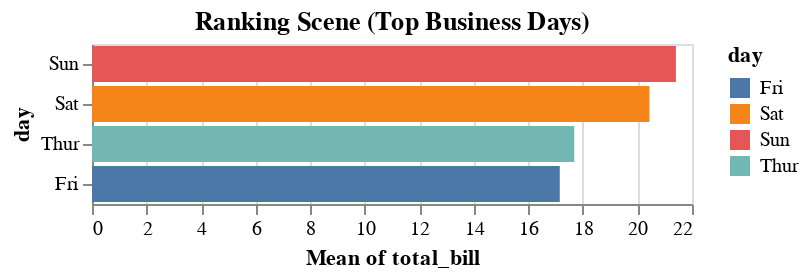

Notebook source saved alongside this figure:
### Markdown cell above
### 4.2 Sorted Bar Chart (Number One Kon?)
**Maqsad**: Categories ko unke wazan ke hisab se sort karna.
**Sabak**: Bars automically top-performer ko upar le aati hain.
**Kaggle Tip**: Ranking reports banane ke liye best logic hai.

### Code cell
alt.Chart(tips).mark_bar().encode(
    x='mean(total_bill):Q',
    y=alt.Y('day:N', sort='-x'),
    color='day:N'
).properties(title="Ranking Scene (Top Business Days)")

### Figure 1 — Vega-Lite specification as saved in the notebook (floating-point values rounded to 4 significant figures; data arrays with more than 128 entries replaced by an {"elided": "..."} marker saying what was removed)
{"config": {"view": {"continuousWidth": 300, "continuousHeight": 300}}, "data": {"name": "data-f795d6974a782cd165ff81948ea68153"}, "mark": {"type": "bar"}, "encoding": {"color": {"field": "day", "type": "nominal"}, "x": {"aggregate": "mean", "field": "total_bill", "type": "quantitative"}, "y": {"field": "day", "sort": "-x", "type": "nominal"}}, "title": "Ranking Scene (Top Business Days)", "$schema": "https://vega.github.io/schema/vega-lite/v6.1.0.json", "datasets": {"data-f795d6974a782cd165ff81948ea68153": {"elided": "244 records"}}}
